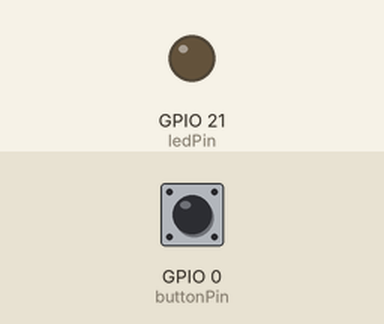
Simulated run of this program. Board: ESP32 board running MicroPython. On the bench: output pins drawn as LEDs (lit = HIGH). The inputs (shaded band) are chosen by the test bench; at power-on: GPIO 0 (buttonPin) HIGH. What the program prints to the serial console is not drawn. At 10.0 s the program stops and its outputs stay as they are.

Above: at 1.2 s.
1.3 s: GPIO 0 (buttonPin) pulled LOW for 0.15 s
At 1.38 s:
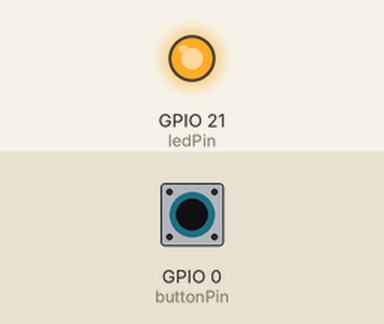
2.9 s: GPIO 0 (buttonPin) pulled LOW for 3.2 s
At 7.5 s:
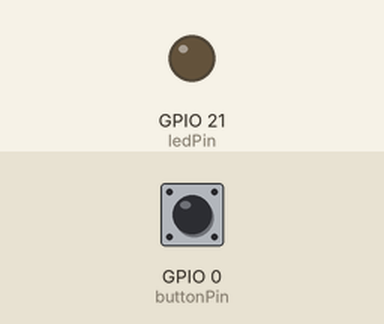
Timing chart, 0 to 9.0 s (numbered marks = the images above; inputs shaded):
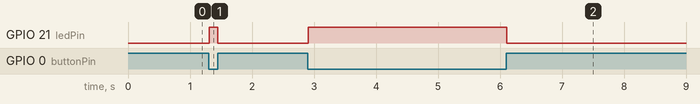

Measured:
- after the input at 1.3 s, GPIO 21 (ledPin): LOW → HIGH at once, → LOW 0.14 s later
- after the input at 2.9 s, GPIO 21 (ledPin): LOW → HIGH at once, → LOW 3.2 s later

The program:

button_led_async.py
```python
"""
Change LED_PIN state every time BUTTON_PIN is pressed
Everything is managed by uasyncio asynchronous scheduler
"""

__author__ = "Francesco Mecatti"

import uasyncio
from machine import Pin

LED_PIN = 21  # Change this value, it may be different for your board
BUTTON_PIN = 0  # Change this value, it may be different for your board
ON = False

async def ledTask(led):
    global ON
    while True:
        if ON:
            led.on()
        else:
            led.off()
        await uasyncio.sleep_ms(10)

async def buttonTask(button):
    global ON
    while True:
        if button.value() == 0:
            ON = True
        else:
            ON = False
        await uasyncio.sleep_ms(5)

async def main(ledPin, buttonPin):
    print("Entered main()")
    uasyncio.create_task(ledTask(ledPin))
    uasyncio.create_task(buttonTask(buttonPin))
    print("Created tasks")  # All print() will be shown when the script terminates
    # Await no more than 10/20 seconds because of the timeout
    await uasyncio.sleep(10)  # Seconds

if __name__ == "__main__":
    print("Setting up pins")
    ledPin = Pin(LED_PIN, Pin.OUT)
    buttonPin = Pin(BUTTON_PIN, Pin.IN, Pin.PULL_UP)
    uasyncio.run(main(ledPin, buttonPin))
```
